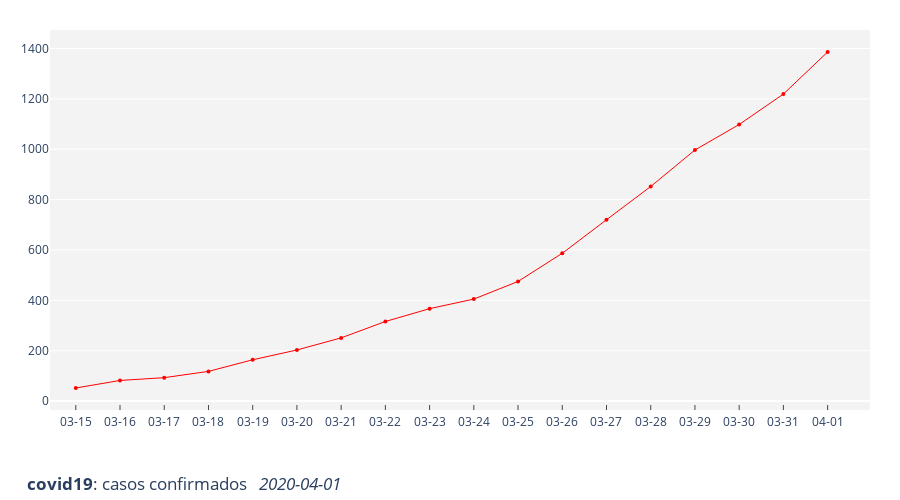

The cell this chart's notebook holds for it:
### Code cell
fig.data[0].update(mode='markers+lines')
fig

### Figure 1 — Plotly figure (JSON) as saved in the notebook; plotly's stock layout.template omitted (floating-point values rounded to 4 significant figures)
{"data": [{"line": {"width": 1}, "marker": {"color": "rgb(255, 0, 0)", "size": 4}, "mode": "markers+lines", "type": "scatter", "x": ["2020-03-15T00:00:00", "2020-03-16T00:00:00", "2020-03-17T00:00:00", "2020-03-18T00:00:00", "2020-03-19T00:00:00", "2020-03-20T00:00:00", "2020-03-21T00:00:00", "2020-03-22T00:00:00", "2020-03-23T00:00:00", "2020-03-24T00:00:00", "2020-03-25T00:00:00", "2020-03-26T00:00:00", "2020-03-27T00:00:00", "2020-03-28T00:00:00", "2020-03-29T00:00:00", "2020-03-30T00:00:00", "2020-03-31T00:00:00", "2020-04-01T00:00:00"], "y": [52, 82, 93, 118, 164, 203, 251, 316, 367, 405, 475, 587, 720, 852, 997, 1098, 1219, 1386]}], "layout": {"autosize": false, "height": 500, "margin": {"b": 90, "l": 50, "r": 30, "t": 30}, "plot_bgcolor": "rgb(243, 243, 243)", "title": {"text": "<b>covid19</b>: casos confirmados   <i>2020-04-01</i>", "x": 0.03, "y": 0.02}, "width": 900, "xaxis": {"dtick": "2000-01-01", "linewidth": 2, "range": ["2020-03-14T10:00:00", "2020-04-01T23:00:00"], "showgrid": false, "showline": true, "tickformat": "%m-%d", "ticklen": 5, "ticks": "inside", "type": "date"}, "yaxis": {"autorange": true, "range": [-35.35, 1473.0], "type": "linear"}}}
